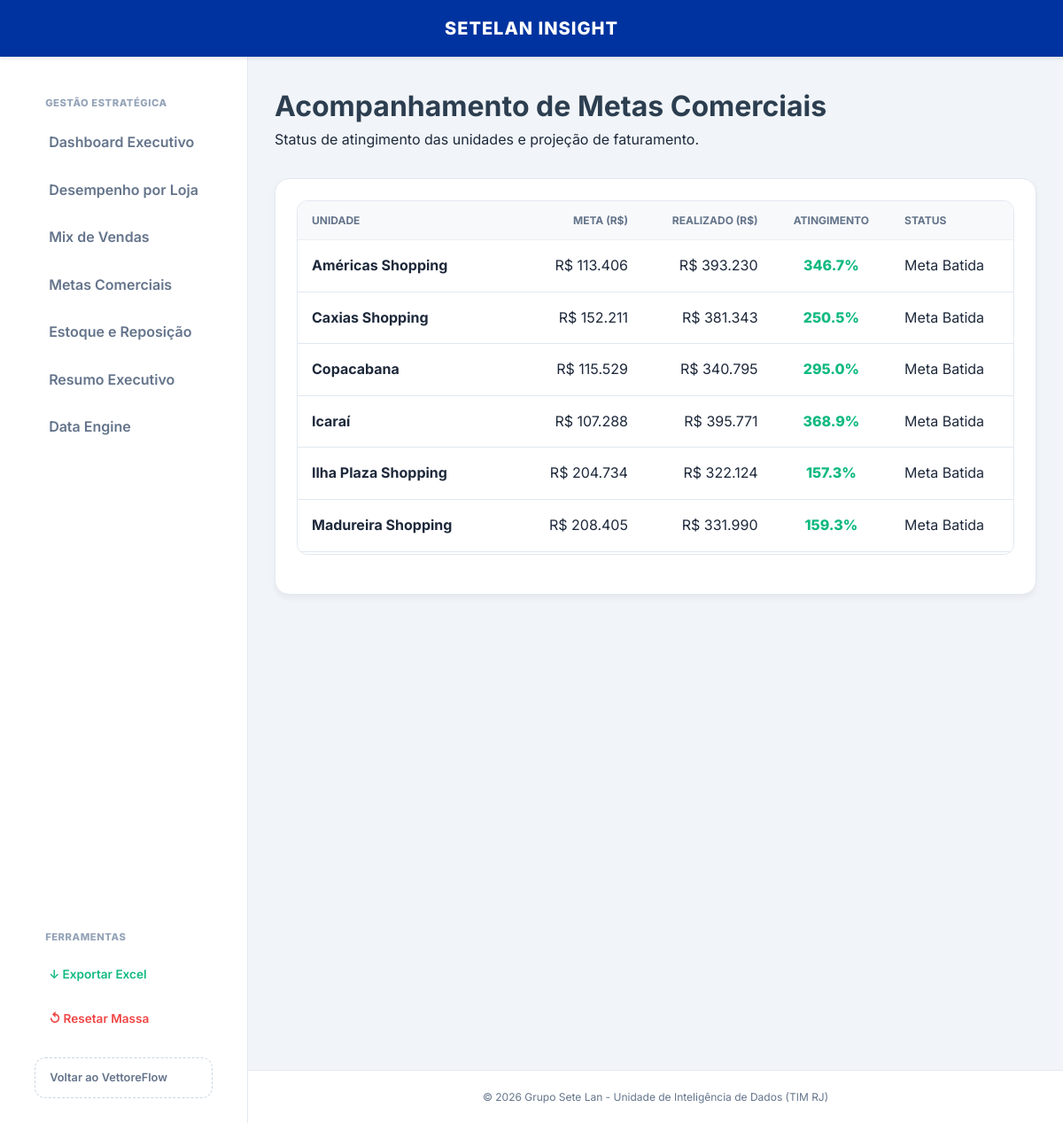
The page /metas on the database its author committed.
### app/models/setelan_models.py (models this page shows)
class Meta(db.Model):
    __tablename__ = 'setelan_metas'
    id = db.Column(db.Integer, primary_key=True)
    ano = db.Column(db.Integer, nullable=False)
    mes = db.Column(db.Integer, nullable=False)
    loja_id = db.Column(db.Integer, db.ForeignKey('setelan_lojas.id'), nullable=False)
    categoria = db.Column(db.String(50))
    meta_faturamento = db.Column(db.Numeric(12, 2), default=0.0)
    meta_quantidade = db.Column(db.Integer, default=0)
    realizado_faturamento = db.Column(db.Numeric(12, 2), default=0.0)
    realizado_quantidade = db.Column(db.Integer, default=0)
    percentual_atingimento = db.Column(db.Numeric(5, 2), default=0.0)
    valor_faltante = db.Column(db.Numeric(12, 2), default=0.0)
    dias_restantes = db.Column(db.Integer, default=1)
    necessidade_diaria = db.Column(db.Numeric(12, 2), default=0.0)
    status_meta = db.Column(db.String(20)) # Acima da meta, Dentro do esperado, Atenção, Crítico

class Loja(db.Model):
    __tablename__ = 'setelan_lojas'
    id = db.Column(db.Integer, primary_key=True)
    nome_loja = db.Column(db.String(100), nullable=False)
    tipo_loja = db.Column(db.String(50)) # Shopping, Rua, Calçadão
    endereco = db.Column(db.String(255))
    bairro = db.Column(db.String(100))
    cidade = db.Column(db.String(100))
    uf = db.Column(db.String(2))
    cep = db.Column(db.String(10))
    regiao_operacional = db.Column(db.String(100))
    perfil_loja = db.Column(db.String(100))
    gerente_responsavel = db.Column(db.String(100))
    status_loja = db.Column(db.String(20), default='Ativa')
    meta_base_mensal = db.Column(db.Numeric(12, 2), default=0.0)
    vendas = db.relationship('Venda', backref='loja', cascade="all, delete-orphan", lazy=True)
    vendedores = db.relationship('Vendedor', backref='loja', cascade="all, delete-orphan", lazy=True)
    estoques = db.relationship('Estoque', backref='loja', cascade="all, delete-orphan", lazy=True)
    metas = db.relationship('Meta', backref='loja', cascade="all, delete-orphan", lazy=True)

### app/setelan/routes.py (the view)
@setelan.route('/metas')
def metas_comerciais():
    metas_data = SetelanService.relatorio_metas()
    return render_template('setelan/metas.html', metas_data=metas_data)

### app/services/setelan_service.py (called while the page is built)
    @staticmethod
    def relatorio_metas():
        return db.session.query(
            Loja.nome_loja,
            Meta.meta_faturamento,
            Meta.realizado_faturamento,
            Meta.percentual_atingimento,
            Meta.status_meta
        ).join(Meta, Loja.id == Meta.loja_id).filter(Meta.categoria == 'Geral').all()

### app/templates/setelan/metas.html
{% extends "setelan/base.html" %}
{% block content %}
    <div style="margin-bottom: 30px;">
        <h1>Acompanhamento de Metas Comerciais</h1>
        <p>Status de atingimento das unidades e projeção de faturamento.</p>
    </div>
    <div class="card">
        <div class="table-responsive">
            <table class="data-table">
                <thead>
                    <tr>
                        <th>Unidade</th>
                        <th style="text-align: right;">Meta (R$)</th>
                        <th style="text-align: right;">Realizado (R$)</th>
                        <th style="text-align: center;">Atingimento</th>
                        <th>Status</th>
                    </tr>
                </thead>
                <tbody>
                    {% for nome, meta, realizado, perc, status in metas_data %}
                    <tr>
                        <td><strong>{{ nome }}</strong></td>
                        <td style="text-align: right;">R$ {{ "{:,.0f}".format(meta).replace(',', '.') }}</td>
                        <td style="text-align: right;">R$ {{ "{:,.0f}".format(realizado).replace(',', '.') }}</td>
                        <td style="text-align: center;">
                            <div style="font-weight: 800; color: {{ 'var(--success)' if perc >= 85 else 'var(--warning)' if perc >= 70 else 'var(--danger)' }}">
                                {{ "{:.1f}%".format(perc) }}
                            </div>
                        </td>
                        <td>
                            {% if perc >= 100 %}
                                <span class="badge badge-success">Meta Batida</span>
                            {% elif perc >= 85 %}
                                <span class="badge" style="background: #e2e8f0; color: #475569;">No Caminho</span>
                            {% elif perc >= 70 %}
                                <span class="badge badge-warning">Atenção</span>
                            {% else %}
                                <span class="badge badge-danger">Crítico</span>
                            {% endif %}
                        </td>
                    </tr>
                    {% endfor %}
                </tbody>
            </table>
        </div>
    </div>
{% endblock %}

### app/static/css/style.css (style rules this page uses)
:root { --primary: #2c3e50; --secondary: #34495e; --success: #27ae60; --warning: #f39c12; --danger: #e74c3c; --light: #ecf0f1; --dark: #2c3e50; --white: #ffffff; }
body { font-family: 'Segoe UI', Tahoma, Geneva, Verdana, sans-serif; line-height: 1.6; margin: 0; padding: 0; background-color: #f0f2f5; color: var(--dark); }
h1, h2, h3 { color: var(--primary); }
.card { background: var(--white); padding: 25px; border-radius: 12px; box-shadow: 0 4px 6px rgba(0,0,0,0.05); margin-bottom: 25px; }
.data-table { width: 100%; border-collapse: collapse; margin-top: 10px; }
.data-table th, .data-table td { text-align: left; padding: 12px 15px; border-bottom: 1px solid #eee; }
.data-table th { background-color: #f8f9fa; color: #7f8c8d; font-size: 0.85rem; text-transform: uppercase; }
.table-responsive { width: 100%; overflow-x: auto; max-height: 400px; overflow-y: auto; border: 1px solid #eee; border-radius: 8px; margin-bottom: 20px; }
.table-responsive .data-table { margin-top: 0; }
.table-responsive thead th { position: sticky; top: 0; z-index: 10; background-color: #f8f9fa; }

### app/static/css/setelan_style.css (style rules this page uses)
:root { --tim-blue: #0033a0; --tim-light: #007acc; --bg-gray: #f1f5f9; --border-color: #e2e8f0; --text-primary: #1e293b; --text-secondary: #64748b; --success: #10b981; --warning: #f59e0b; --danger: #ef4444; --sidebar-width: 280px; --header-height: 64px; }
* { margin: 0; padding: 0; box-sizing: border-box; }
body { background-color: var(--bg-gray); color: var(--text-primary); font-family: 'Inter', system-ui, sans-serif; height: 100vh; overflow: hidden; }
.card { background: white; border-radius: 16px; border: 1px solid var(--border-color); padding: 24px; margin-bottom: 24px; }
.table-responsive { width: 100%; overflow-x: auto; border: 1px solid var(--border-color); border-radius: 12px; }
.data-table { width: 100%; border-collapse: collapse; }
.data-table th { background: #f8fafc; padding: 12px 16px; text-align: left; font-size: 0.75rem; color: var(--text-secondary); text-transform: uppercase; }
.data-table td { padding: 16px; border-bottom: 1px solid var(--border-color); }

### rows shown on the page
Meta: nome_loja "Américas Shopping", meta_faturamento "113.406", value "393.230", perc "346.7%", shows "Meta Batida"
Meta: nome_loja "Caxias Shopping", meta_faturamento "152.211", value "381.343", perc "250.5%", shows "Meta Batida"
Meta: nome_loja "Copacabana", meta_faturamento "115.529", value "340.795", perc "295.0%", shows "Meta Batida"
Meta: nome_loja "Icaraí", meta_faturamento "107.288", value "395.771", perc "368.9%", shows "Meta Batida"
Meta: nome_loja "Ilha Plaza Shopping", meta_faturamento "204.734", value "322.124", perc "157.3%", shows "Meta Batida"
Meta: nome_loja "Madureira Shopping", meta_faturamento "208.405", value "331.990", perc "159.3%", shows "Meta Batida"
